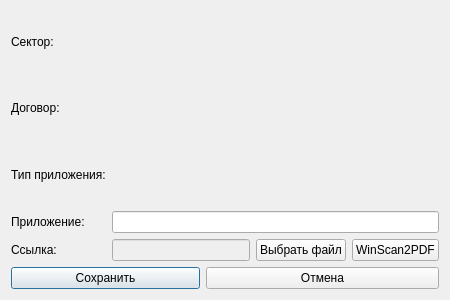
<?xml version="1.0" encoding="UTF-8"?>
<ui version="4.0">
 <class>ApplicationUpdateDialog</class>
 <widget class="QDialog" name="ApplicationUpdateDialog">
  <property name="geometry">
   <rect>
    <x>0</x>
    <y>0</y>
    <width>450</width>
    <height>300</height>
   </rect>
  </property>
  <property name="minimumSize">
   <size>
    <width>450</width>
    <height>300</height>
   </size>
  </property>
  <property name="maximumSize">
   <size>
    <width>450</width>
    <height>300</height>
   </size>
  </property>
  <property name="windowTitle">
   <string>Редактирование приложения</string>
  </property>
  <property name="modal">
   <bool>true</bool>
  </property>
  <layout class="QGridLayout" name="gridLayout">
   <item row="0" column="0">
    <widget class="QLabel" name="label">
     <property name="text">
      <string>Сектор:</string>
     </property>
    </widget>
   </item>
   <item row="1" column="0">
    <widget class="QLabel" name="label_2">
     <property name="text">
      <string>Договор:</string>
     </property>
    </widget>
   </item>
   <item row="2" column="0">
    <widget class="QLabel" name="label_3">
     <property name="text">
      <string>Тип приложения:</string>
     </property>
    </widget>
   </item>
   <item row="3" column="0">
    <widget class="QLabel" name="label_4">
     <property name="text">
      <string>Приложение:</string>
     </property>
    </widget>
   </item>
   <item row="4" column="0">
    <widget class="QLabel" name="label_5">
     <property name="text">
      <string>Ссылка:</string>
     </property>
    </widget>
   </item>
   <item row="4" column="1" colspan="3">
    <widget class="QLineEdit" name="linkEdit">
     <property name="enabled">
      <bool>false</bool>
     </property>
    </widget>
   </item>
   <item row="4" column="5">
    <widget class="QPushButton" name="winScanButton">
     <property name="toolTip">
      <string>Открыть WinScan2PDF для сканирования файла</string>
     </property>
     <property name="text">
      <string>WinScan2PDF</string>
     </property>
    </widget>
   </item>
   <item row="5" column="0" colspan="3">
    <widget class="QPushButton" name="saveButton">
     <property name="toolTip">
      <string>&lt;!DOCTYPE HTML PUBLIC &quot;-//W3C//DTD HTML 4.0//EN&quot; &quot;http://www.w3.org/TR/REC-html40/strict.dtd&quot;&gt;
&lt;html&gt;&lt;head&gt;&lt;meta name=&quot;qrichtext&quot; content=&quot;1&quot; /&gt;&lt;style type=&quot;text/css&quot;&gt;
p, li { white-space: pre-wrap; }
&lt;/style&gt;&lt;/head&gt;&lt;body style=&quot; font-family:'MS Shell Dlg 2'; font-size:8.25pt; font-weight:400; font-style:normal;&quot;&gt;
&lt;p style=&quot; margin-top:0px; margin-bottom:0px; margin-left:0px; margin-right:0px; -qt-block-indent:0; text-indent:0px;&quot;&gt;&lt;span style=&quot; font-size:8pt;&quot;&gt;Сохранить изменения&lt;/span&gt;&lt;/p&gt;&lt;/body&gt;&lt;/html&gt;</string>
     </property>
     <property name="text">
      <string>Сохранить</string>
     </property>
     <property name="default">
      <bool>true</bool>
     </property>
    </widget>
   </item>
   <item row="5" column="3" colspan="3">
    <widget class="QPushButton" name="rejectButton">
     <property name="text">
      <string>Отмена</string>
     </property>
    </widget>
   </item>
   <item row="4" column="4">
    <widget class="QPushButton" name="selectFileButton">
     <property name="toolTip">
      <string>Выбрать файл</string>
     </property>
     <property name="text">
      <string>Выбрать файл</string>
     </property>
    </widget>
   </item>
   <item row="3" column="1" colspan="5">
    <widget class="QLineEdit" name="applicationEdit"/>
   </item>
   <item row="0" column="1" colspan="5">
    <widget class="MyComboBox" name="secCombo" native="true">
     <property name="focusPolicy">
      <enum>Qt::NoFocus</enum>
     </property>
    </widget>
   </item>
   <item row="1" column="1" colspan="5">
    <widget class="MyComboBox" name="dealCombo" native="true"/>
   </item>
   <item row="2" column="1" colspan="5">
    <widget class="MyComboBox" name="typeCombo" native="true"/>
   </item>
  </layout>
 </widget>
 <customwidgets>
  <customwidget>
   <class>MyComboBox</class>
   <extends>QWidget</extends>
   <header location="global">mycombobox.h</header>
   <container>1</container>
  </customwidget>
 </customwidgets>
 <tabstops>
  <tabstop>applicationEdit</tabstop>
  <tabstop>linkEdit</tabstop>
  <tabstop>selectFileButton</tabstop>
  <tabstop>winScanButton</tabstop>
  <tabstop>saveButton</tabstop>
  <tabstop>rejectButton</tabstop>
 </tabstops>
 <resources/>
 <connections/>
</ui>
